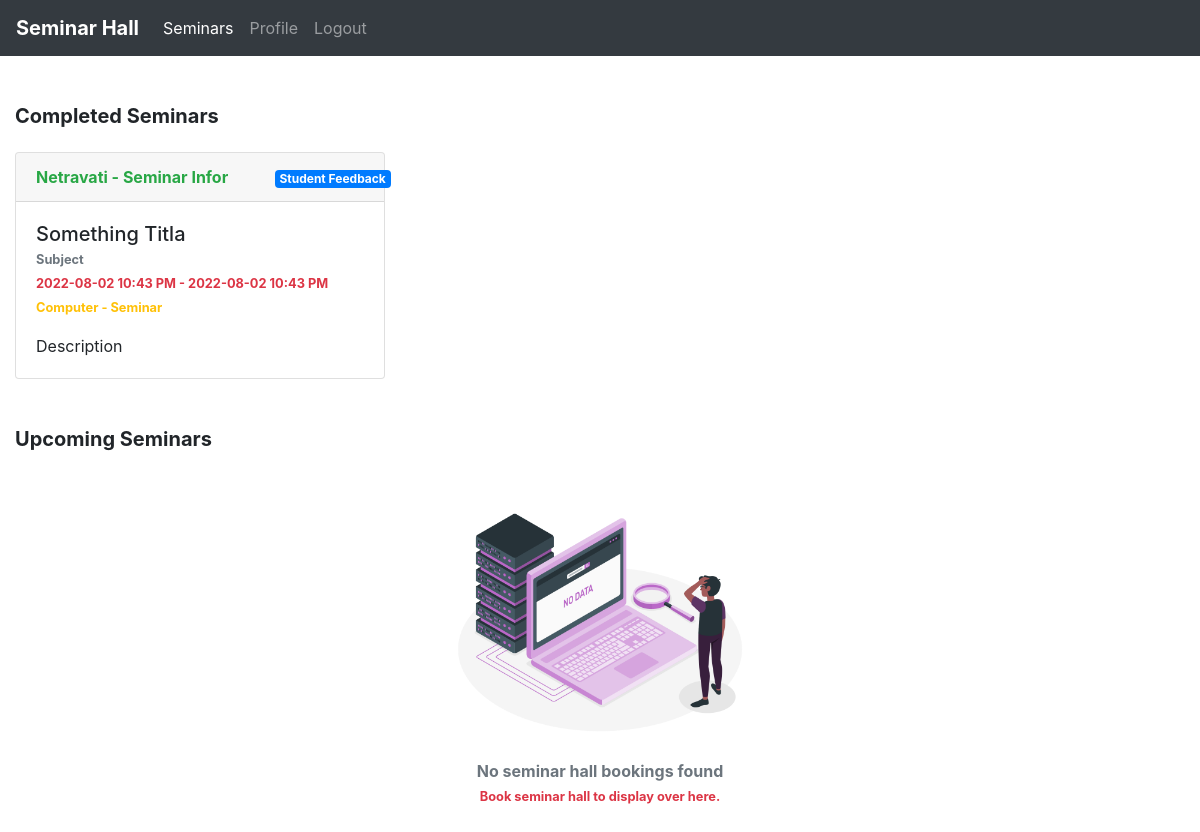
Screenshot of /students/students_home.php with the database file from the repository.
### tables this page shows
CREATE TABLE IF NOT EXISTS `bookings` (
  `id` int(11) NOT NULL AUTO_INCREMENT,
  `deptId` int(11) NOT NULL,
  `seminar_hall_id` int(11) NOT NULL,
  `title` varchar(100) NOT NULL,
  `subTitle` varchar(100) NOT NULL,
  `organizerName` varchar(100) NOT NULL,
  `from_date` datetime NOT NULL,
  `to_date` datetime NOT NULL,
  `guests` text,
  `description` text NOT NULL,
  `status` varchar(30) NOT NULL DEFAULT 'Pending',
  `images` text,
  `cancellation_reason` text,
  `accessories` text,
  `event_type` varchar(100) NOT NULL,
  UNIQUE KEY `id_2` (`id`),
  KEY `deptId` (`deptId`)
);

CREATE TABLE IF NOT EXISTS `seminar_halls` (
  `id` int(11) NOT NULL AUTO_INCREMENT,
  `hall_name` varchar(100) NOT NULL,
  `hall_description` text NOT NULL,
  PRIMARY KEY (`id`)
);

CREATE TABLE IF NOT EXISTS `departments` (
  `id` int(11) NOT NULL AUTO_INCREMENT,
  `deptId` int(11) NOT NULL,
  `department_name` varchar(100) NOT NULL,
  PRIMARY KEY (`deptId`) USING BTREE,
  UNIQUE KEY `id` (`id`)
);

### students/students_home.php (the view, shortened to what this page needs)
<?php
include('../db/dbcon.php');
include('./students_header.php');
$todayDate = Date('Y-m-d');
$result = mysqli_query($con, "SELECT * FROM `bookings` b, `departments` d, `seminar_halls` s
          WHERE b.deptId = d.deptId and b.seminar_hall_id = s.id and b.from_date >= '$todayDate'") or die(mysqli_error($con));
$count = mysqli_num_rows($result);
$completed_result = mysqli_query($con, "SELECT * FROM `bookings` b, `departments` d, `seminar_halls` s
          WHERE b.deptId = d.deptId and b.seminar_hall_id = s.id and b.from_date <= '$todayDate'") or die(mysqli_error($con));
$completed_count = mysqli_num_rows($completed_result);
?>
<!DOCTYPE html>
<html lang="en">
<head>
</head>
<body>
    <div class="container-fluid">
        <div class="mt-5 mb-5" id="upcoming_seminars">
            <h5 class="font-weight-bold text-black">Completed Seminars</h5>
            <?php
            if ($completed_count === 0) {
            ?>
                <div class="text-center">
                    <img src="../images/no-data.png" alt="No Data" width="300px">
                    <p class="text-muted font-weight-bold m-0">No seminar hall bookings found</p>
                    <small class="text-danger font-weight-bold">Book seminar hall to display over here.</small>
                </div>
            <?php
            } else {
            ?>
                <div class="row">
                    <?php
                    while ($row = mysqli_fetch_array($completed_result)) {
                    ?>
                        <div class="col-md-4 mt-3">
                            <div class="card">
                                <div class="card-header font-weight-bold text-success">
                                    <div class="row">
                                        <div class="col-md-8">
                                            <?php echo $row[19]; ?> <?php echo $row[8] ? '- ' . $row[8] : ''; ?>
                                        </div>
                                        <div class="col-md-4">
                                            <a href="./feedback.php?id=<?php echo $row[0]; ?>" class="badge badge-primary">Student Feedback</a>
                                        </div>
                                    </div>
                                </div>
                                <div class="card-body">
                                    <h5 class="card-title mb-0"><?php echo $row[3]; ?></h5>
                                    <small class="card-subtitle font-weight-bold text-muted"><?php echo $row[4]; ?></small><br>
                                    <small class="card-subtitle font-weight-bold text-danger"><?php echo date_format(date_create($row[6]), "Y-m-d h:i A"); ?> - <?php echo date_format(date_create($row[7]), "Y-m-d h:i A"); ?></small>
                                    <p><small class="card-subtitle font-weight-bold text-warning"><?php echo $row[17]; ?> - <?php echo $row[14]; ?></small></p>
                                    <p class="card-text mt-3"><?php echo $row[9]; ?></p>
                                </div>
                            </div>
                        </div>
                    <?php
                    }
                    ?>
                </div>
            <?php
            }
            ?>
        </div>
        <div class="mt-5 mb-5" id="upcoming_seminars">
            <h5 class="font-weight-bold text-black">Upcoming Seminars</h5>
            <?php
            if ($count === 0) {
            ?>
                <div class="text-center">
                    <img src="../images/no-data.png" alt="No Data" width="300px">
                    <p class="text-muted font-weight-bold m-0">No seminar hall bookings found</p>
                    <small class="text-danger font-weight-bold">Book seminar hall to display over here.</small>
                </div>
            <?php
            }
            ?>
        </div>
    </div>
</body>
</html>

### rows the page displays
bookings: seminar_hall.hall_name "Netravati", guests "Seminar Infor", title "Something Titla", subTitle "Subject", from_date "2022-08-02 10:43 PM", to_date "2022-08-02 10:43 PM", deptId.department_name "Computer", event_type "Seminar", description "Description"
